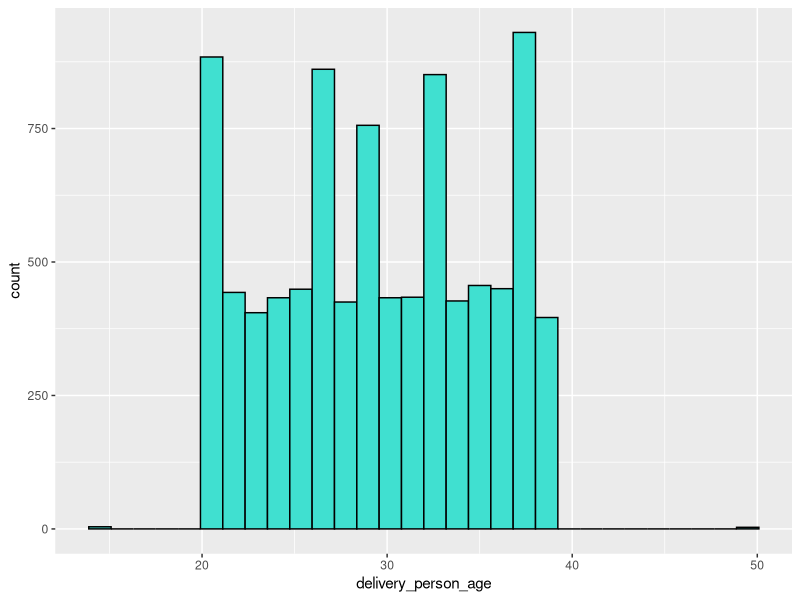
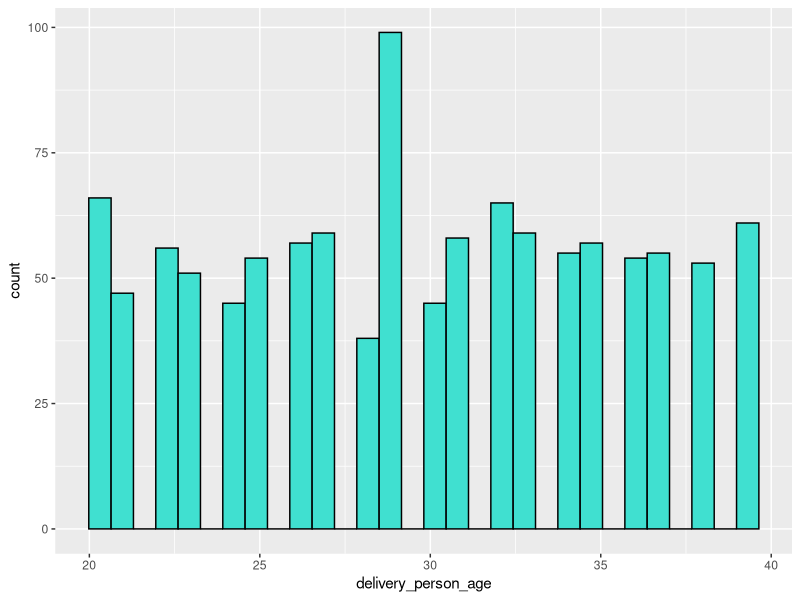
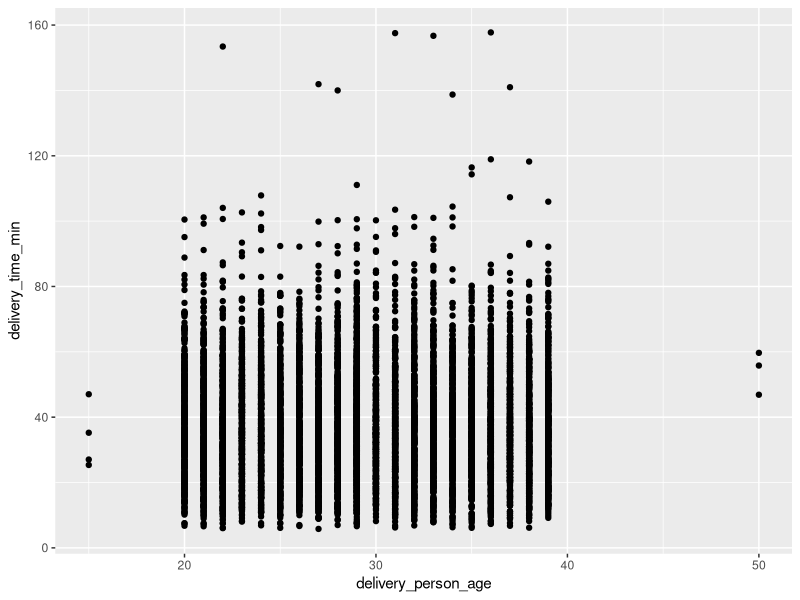
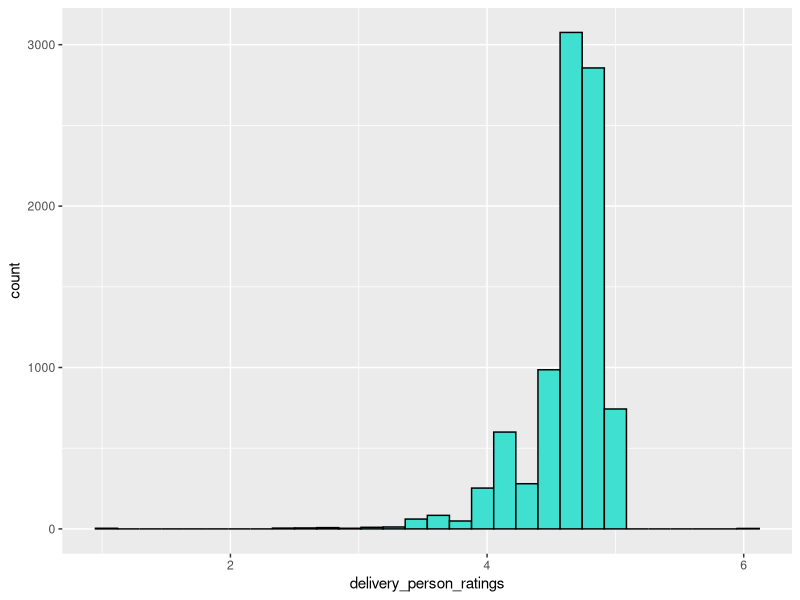
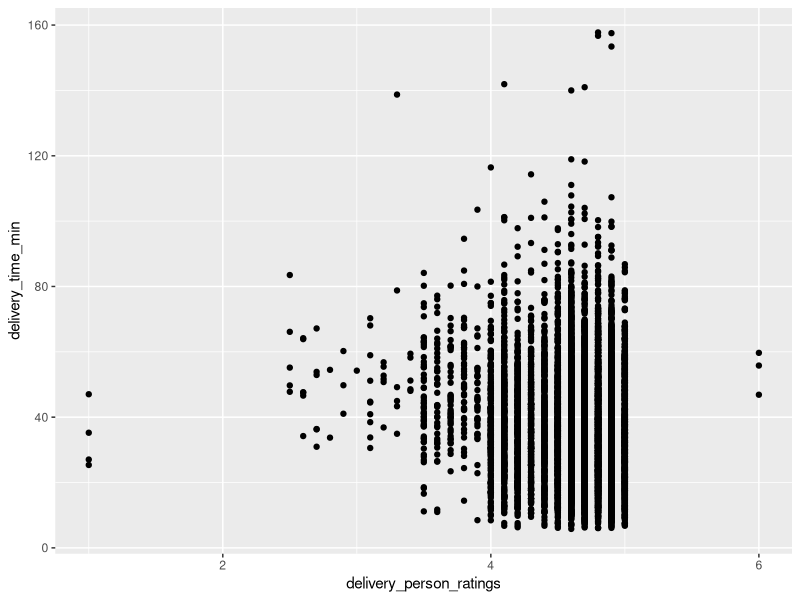
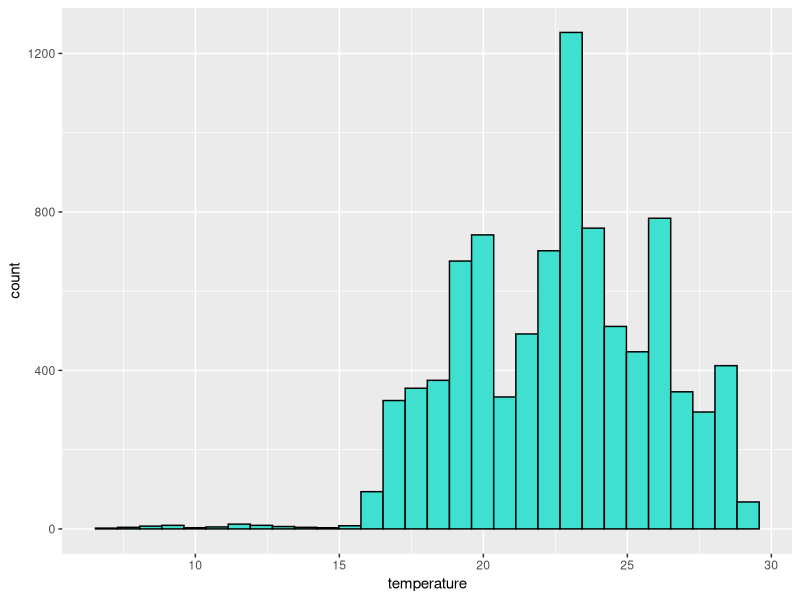
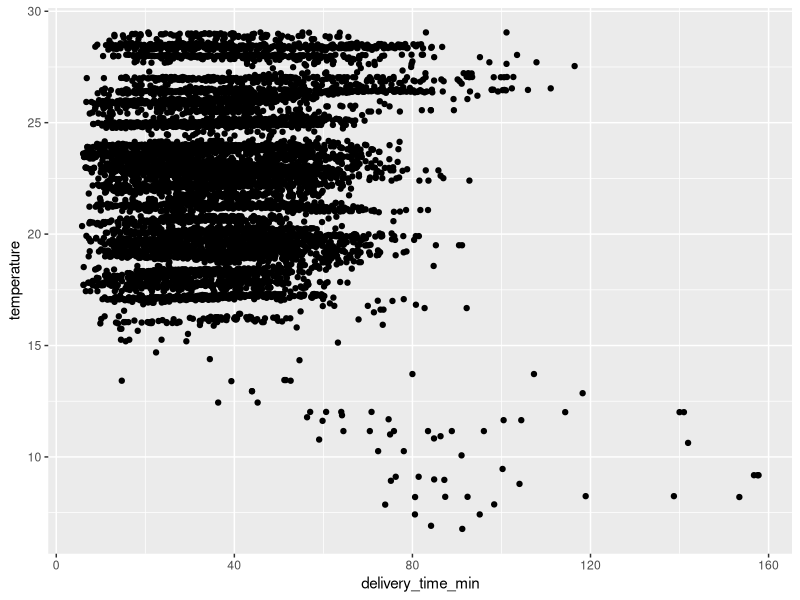
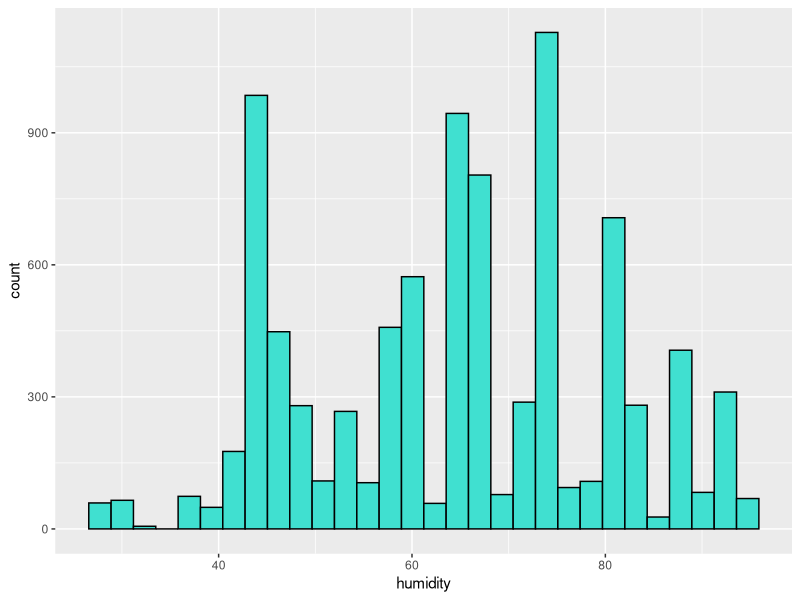

These charts were generated, in order, by the following R code:
if (!require(dplyr)) install.packages("dplyr")
library(dplyr)

if (!require(ggplot2)) install.packages("ggplot2")
library(ggplot2)

data <- read.csv("data/Food_Time_Data_Set.csv")

str(data)

head(data)

# Categorical Columns

## 'Type of order' seems to be a categorical columns, but by default it has a 'chr' type, so it will be converted into a factor column. The same happens with type_of_vehicle, weather_description and traffic_level

data <- data %>% 
  mutate(Type_of_order = as.factor(Type_of_order),
         Type_of_vehicle = as.factor(Type_of_vehicle),
         weather_description = as.factor(weather_description),
         Traffic_Level = as.factor(Traffic_Level))

str(data)

# Numerical columns

## Most numerical columns seem to be correct except for the TARGET column and the 'Distance..km' columns



data <- data %>%
  mutate(Distance..km. = as.numeric(Distance..km.),
         TARGET = as.numeric(TARGET))

## The conversion was done, but NAs were introduced by coercion.

sum(is.na(data$Distance..km.))

sum(is.na(data$TARGET))

## Maybe the NA values in Distance happen to also affect into an NA in TARGET

data %>% 
  filter(is.na(Distance..km.) & is.na(TARGET)) %>% 
  head(.)

## All values shown that have NA in distance also have NA in TARGET. To see if the result is a value close to 921 (the amount of total NA values in Distance), the amount of rows that have NA in both distance and target will be calculated.

data %>% 
  filter(is.na(Distance..km.) & is.na(TARGET)) %>% 
  summarize(nrow(.))

## These values are not useful towards the model later on because these are values that cannot be predicted at all. As a result, these values will be removed from the dataset.

data <- data %>%  
  filter( !(is.na(Distance..km.) & is.na(TARGET)) ) 

## Now, re-calculating the count of na values:

sum(is.na(data$Distance..km.))

sum(is.na(data$TARGET))

## Analyzing the remaining Distance values:

data %>% 
  filter(is.na(Distance..km.))

## It seems that all of the other needed values are still there for these rows, so I will use the restaurant coordinates vs. the delivery location coordinates to fill the distance:
## https://community.esri.com/t5/coordinate-reference-systems-blog/distance-on-a-sphere-the-haversine-formula/ba-p/902128
## https://github.com/rspatial/geosphere

if(!require(geosphere)) install.packages("geosphere", repos = "http://cran.us.r-project.org")

library(geosphere)

new_distances <- data %>%
  filter(is.na(Distance..km.)) %>% 
  rowwise() %>%
  mutate(new_distance = distHaversine(c(Restaurant_longitude, Restaurant_latitude),
                                     c(Delivery_location_longitude, Delivery_location_latitude)) / 1000) %>% 
  head(.) %>% 
  select(Distance..km.,
         new_distance,
         Restaurant_latitude, 
         Restaurant_longitude, 
         Delivery_location_latitude, 
         Delivery_location_longitude,
         TARGET) %>% 
  pull(new_distance)

data[is.na(data$Distance..km.), "Distance..km."] <- new_distances

sum(is.na(data$Distance..km.))

rm(new_distances)

## It can be seen that now there's no more NA values in the Distance..km. column.

## Now analyzing the leftover TARGET NA values:

sum(is.na(data$TARGET))

data[is.na(data$TARGET),]

# The amount of rows that will be in the na-cleaned dataset is:
nrow(data) - sum(is.na(data$TARGET))

## There are 45 missing values in the target variable, because the goal of this study is to train the algorithm on the most accurate data available, then the best option for these NA values is to delete them, since filling them in any way can introduce an incorrect bias that could prevent the model from learning correct patterns from the data.

data <- data[!is.na(data$TARGET),]

nrow(data)

# Variable names

## In the provided dataset there's no standard naming convention for the columns, some start with a capital letter while others don't and some are in all-caps (TARGET and ID) while others aren't.

colnames(data) <- c("id", "delivery_person_id", "delivery_person_age", "delivery_person_ratings",
  "restaurant_latitude", "restaurant_longitude", "delivery_loc_latitude",
  "delivery_loc_longitude", "order_type", "vehicle_type", "temperature", "humidity",
  "precipitation", "weather_type", "X", "traffic_level", "distance", "delivery_time_min")

str(data)

## Now there's a more uniform column name standard.

# Per-column Analysis --------------

#ID Variable

n_distinct(data$id)

nrow(data)

## Interistingly, there are less distinct ID values (9037) than rows (9040).

data %>% 
  group_by(id) %>% 
  summarize(appearances = n()) %>% 
  arrange(desc(appearances))

data %>% 
  filter(id == "6.00E+02")

## There doesn't seem to be any anormal values, the only remarkable detail is that the coordinates of both the restaurant and the delivery destination are similar between entries.

data %>% 
  filter(id == "6.00E+03")

## Again the coordinates are similar, but that's about it.

data %>% 
  filter(id == "9.00E+02")

## In here the longitudes between rows vary greatly, but the latitudes do kind of match.

## In these code blocks the ages of the delivery people differ, so the 'id' itself isn't a unique person identifier.

sum(is.na(data$id))

## There are no null values

# Delivery Person Id

head(data$delivery_person_id, n=8)

n_distinct(data$delivery_person_id)

## In this dataset there's only 1134 different delivery people, meaning that the dataset has multiple deliveries from a single person.

sum(is.na(data$delivery_person_id))

## There are no null values

# Delivery Person Age

head(data$delivery_person_age, n=8)

min(data$delivery_person_age)

max(data$delivery_person_age)

## The ages of the delivery people range from 15 to 50.

data %>% 
  filter(delivery_person_age == 15)

## There's 3 entries of a 15-year-old doing deliveries.

data %>% 
  filter(delivery_person_age == 50)

## There are also 3 entries of a 50 year old delivering.

data %>% 
  ggplot(aes(delivery_person_age)) +
  geom_histogram(col = "black", fill = "turquoise")

## Most ages range from 20 to 40, with 15 and the 50 being the outliers.

## However, this graph can be wrong due to the fact that takes multiple deliveries as a different count for the age.

data %>% 
  distinct(delivery_person_id, .keep_all = TRUE) %>% # grabbing different people or else multiple deliveries would count as multiple ages
  ggplot(aes(delivery_person_age)) +
  geom_histogram(col = "black", fill = "turquoise")

## With this graph, the scale changes and now the 15 and 50 values don't appear. Could this be due to them not having a 'delivery_person_id' (NA)? (No because there are no NA values in 'delivery_person_id') Or maybe the same ID has multiple ages assigned to it (in this case this would be human error)?


data %>% 
  filter(delivery_person_age == 15)

data %>% 
  filter(delivery_person_id == "JAPRES15DEL03") %>% 
  select(delivery_person_age)

## This is a big issue, there are multiple ages assigned to the same delivery_person_id

## Is this a common mistake? Does this happen for each delivery_person_id?

data %>% 
  group_by(delivery_person_id) %>% 
  distinct(delivery_person_age) %>% 
  summarize(distinct_ages = n())

## This is indeed a common mistake, since the docs for this dataset mention: "Delivery_person_ID: A unique identifier assigned to each delivery person for tracking purposes."

## So, the Delivery_person_ID isn't a reliable identifier for a singular person.

## Therefore, an accurate count of each age's different workers (delivery person) cannot be obtained.

## A possible cause for this is that the program made to assign 'delivery_person_id's to workers aren't meant to generate one per worker, instead it could generate one per delivery in real time, and when one delivery_person_id is no longer in use, then it could re-assign it to another delivery, hence another possible driver.


## Checking to see if the driver's age has to do with the delivery time:

data %>% 
  ggplot(aes(delivery_person_age, delivery_time_min)) +
  geom_point(col = "black")

## There's no clear effect of the age on the delivery time.

# Delivery person Ratings -----------

min(data$delivery_person_ratings)

max(data$delivery_person_ratings)

## The rating scale is from 1 to 6, inclusive. This rating scale seems to deviate from 'normal' scales in the sense that most apps have a 1-5 scale or a 1-10 scale, but a 1-6 scale is very uncommon.

data %>% 
  ggplot(aes(delivery_person_ratings)) +
  geom_histogram(col = "black", fill = "turquoise")

## Most delivery people have a rating between 3 and 5. With the other ratings having very low counts.

data %>% 
  filter(delivery_person_ratings > 5)

## An interesting detail is that the only delivery people who have a rating bigger than 5 (6) are 50 year olds. However, due to recent findings stating that the Delivery_person_ID variable cannot identify singular people, this is most likely a single person that is 50 years old that somehow has this 6 rating.

## So again, an accurate count of the number of distinct people (in order to count the amount of people per rating) cannot be obtained.

## Checking on the possible effect of age on delivery time:

data %>% 
  ggplot(aes(x = delivery_person_ratings, y = delivery_time_min)) +
  geom_point(col = "black")

## The rating itself doesn't seem to have an effect on delivery time since all ratings deliver on very similar timeframes.

# Restaurant latitude and longitude 

## Latitude and longitude values can be very raw, they just specify coordinates on a map. However, if a latitude and longitude pairing appears several times in a repeated manner, this means that there are several orders for the same restaurant (since the latitude and longitude pairing uniquely identifies position of a restaurant). This technically assumes that no restaurant can be on top of another (this is very common in malls), so this is to get an idea of the amount of deliveries that possibly come from the same restaurant.

## This can even be studied to see if most people order from the same restaurant and therefore that restaurant needs more time than others in order to prepare the food.

options(pillar.sigfig = 6)

data %>% 
  group_by(restaurant_latitude, restaurant_longitude) %>% 
  summarize(order_count = n()) %>% 
  arrange(desc(order_count))

## 54 orders seem to be from the same restaurant, 48 from another and so on.

## It is important to compare the average delivery time of this popular restaurant with one that has a low delivery count to see if these coordinate pairings introduce a bias on the target variable.

data <- data %>% 
  mutate(restaurant_latitude = round(restaurant_latitude, 4),
         restaurant_longitude = round(restaurant_longitude, 4))

data %>% 
  group_by(restaurant_latitude, restaurant_longitude) %>% 
  summarize(order_count = n()) %>% 
  arrange(desc(order_count))

data %>% 
  filter(restaurant_latitude == 11.0213 & restaurant_longitude == 76.995) %>% 
  summarize(mean_delivery_time = mean(delivery_time_min))

## The most sought-out restaurant has a mean delivery time of almost 35 minutes.

data %>% 
  group_by(restaurant_latitude, restaurant_longitude) %>% 
  summarize(order_count = n()) %>% 
  arrange(order_count)

data %>% 
  filter(restaurant_latitude == 9.9668 & restaurant_longitude == 76.243) %>% 
  summarize(mean_delivery_time = mean(delivery_time_min))

## One of the least ordered restaurant has almost a 36 minute delivery time.

## The average time of both restaurants is extremely similar, indicating that there isn't a 'delay' effect by ordering from a 'popular' restaurant in this case.

# Delivery location

## Again, these coordinate values are very raw so the amount of orders that came from the same home will be calculated. Again, this assumes that no home can be on top of another, and this is almost the norm in terms of capital cities where there exist multiple apartment buildings.

data <- data %>% 
  mutate(delivery_loc_latitude = round(delivery_loc_latitude, 4),
         delivery_loc_longitude = round(delivery_loc_longitude, 4))

data %>% 
  group_by(delivery_loc_latitude, delivery_loc_longitude) %>% 
  summarize(order_count = n()) %>% 
  arrange(desc(order_count))

## There are several 'homes' that ordered 9 times in this data.

# Order type

head(data$order_type, n=8)

data %>% 
  group_by(order_type) %>% 
  summarize(appearances = n(), avg_delivery_time = mean(delivery_time_min)) %>% 
  arrange(desc(appearances))

## Thanks to the output, it can be seen that the most common order type is the snack, followed by the meal, drinks and buffet being the last one.  

## Also, it can be inferred that ordering drinks usually takes longer than ordering meals, this could be due to the fact that these could be low-income orders, so restaurant managers could give a higher priority to meals since these usually cost more than just drinks.

## So the order type does matter when predicting average delivery time.

# Vehicle type

head(data$vehicle_type, n=8)

data %>% 
  group_by(vehicle_type) %>% 
  summarize(appearances = n(), avg_delivery_time = mean(delivery_time_min)) %>% 
  arrange(desc(appearances))

## Interestingly enough, bicycle deliveries are the ones that have the least amount of average delivery time out of the four. This could be due to bicycle riders not taking up on large rides (in the sense of deliveries that are far from the restaurant) due to its increased physicality needed. This added physicality can also explain the low amount of people that use it for delivery purposes.

## This will be calculated for verification:

data %>% 
  group_by(vehicle_type) %>% 
  summarize(appearances = n(),
            avg_delivery_time = mean(delivery_time_min),
            delivery_distance = mean(distance)) %>% 
  arrange(desc(appearances))

## As it was hinted at previously, the bicycle riders indeed have a lower average delivery distance when compared to motorcycle riders for example.

## An interesting remark are the scooter riders. While using a scooter does include physicality during work (but not as much as bicycles do), it still remains the second most-used vehicle type for food transportation.

## All of this hints at the possibility of the vehicle_type having an impact on delivery time.

# Temperature

head(data$temperature, n=8)

## These temperatures seem to be in Celsius rather than Fahrenheit. This isn't specified in the docs.

data %>% 
  ggplot(aes(temperature)) +
  geom_histogram(fill = "turquoise", col = "black")

## Most temperatures seem to be around de 22.5 mark.

## Heat could introduce laziness and exhaustion for the delivery drivers (https://www.belsky-weinberg-horowitz.com/tips-for-avoiding-heat-sickness-while-driving/), so it wouldn't be abnormal to see that higher temperatures lead to higher delivery times:

data %>% 
  ggplot(aes(x = delivery_time_min, y = temperature)) +
  geom_point(fill = "turquoise", col = "black")

## It is surprising to see that the most-heated deliveries are the ones who usually have lower delivery times. However, an argument can be made that states that this could be because people that live closer to these restaurants have a hotter climate than those who live further away. Things like the heat from gas car engines are prejudicial for the climate (therefore hotter temperatures).

## So the temperature seems to correlate to the delivery time (although the effect is very low), but it does so in the contrary sense to the one thought.

# Humidity

head(data$humidity)

min(data$humidity)

max(data$humidity)

# The values of the humidity seem to be percentages (this is the usual metric for the general population). This also isn't described in the dataset docs.

data %>% 
  ggplot(aes(humidity)) +
  geom_histogram(fill = "turquoise", col = "black")

## As per the histogram, it can be seen that the humidity values seem to be pretty scattered, there's no bell-like shaped curve present in the graph.

data %>% 
  ggplot(aes(x = delivery_time_min, y = humidity)) +
  geom_point(col = "black")

## No clear pattern can be extracted on the effect of humidity on delivery time.

# Precipitation

head(data$precipitation, n = 8)

n_distinct(data$precipitation)

min(data$precipitation)

max(data$precipitation)

## The precipitation values don't seem to come in a binary or percentage format.

data %>% 
  ggplot(aes(x = precipitation)) +
  geom_histogram(fill = "turquoise", col = "black")

## The most prominent precipitation value is zero (no rain or snow). All of the other values on the scale barely appear, being almost a line at the bottom of the graph.

## Inspecting those values different to zero:

data %>% 
  filter(precipitation != 0)

## There's just 1 entry that has a value bigger than 1, but this entry marks the weather as "moderate rain", so values bigger than 1 mean that there's definite rain (and not mist) and the .46 shows how heavy the rainfall is.

data %>% 
  ggplot(aes(x = delivery_time_min, y = precipitation)) +
  geom_point(col = "black")

## There's no clear pattern between the precipitation and the delivery time.

# Weather type

data %>% 
  ggplot(aes(x = weather_type, y = precipitation)) +
  geom_boxplot(fill = "turquoise", col = "black")

## The only weather types to have non-zero values are mist and moderate rain.


## Plotting the possible effect of the weather type on delivery time:
data %>% 
  ggplot(aes(x = weather_type, y = delivery_time_min)) +
  geom_boxplot(fill = "turquoise", col = "black")

## The weather_type seems to have an extremely little effect on delivery time (see fog, moderate rain and overcast clouds), but the difference is so small that this could introduce almost no effect over the model.

# X column

head(data$X)

n_distinct(data$X)

## There are only NA values in this column:

data %>% 
  filter(!is.na(X))

## The filter returned 0 rows. Therefore, this column serves no purpose and it will be discarded from the dataset:

data <- data %>% 
  select(-X) 

# Traffic level

## Naturally, traffic is a great cause for arriving late to a location, however, because the vehicle types here aren't 4 wheeled transport means, then I expect the traffic level to have little effect over the delivery time.

data %>% 
  ggplot(aes(x = reorder(traffic_level, delivery_time_min, FUN = median), y = delivery_time_min)) +
  geom_boxplot(fill = "turquoise", col = "black") +
  labs(x = "Traffic Level",
       y = "Delivery Time (m)")

## Despite the vehicle types in the dataset being 2-wheeled, the traffic does have quite a clear correlation with the delivery time.

## So the Traffic level does incur in the delivery time.

# Distance

mean(data$distance)

## The average distance traveled by the delivery people is around 14 kilometers.

data %>% 
  ggplot(aes(distance)) + 
  geom_histogram(fill = "turquoise", col = "black")

## Shorter distances are more common than longer distances.

## The distance itself is naturally a big factor in arrival time to a destination, I expect this to have the same behavior here:

data %>% 
  ggplot(aes(x = distance, y = delivery_time_min)) + 
  geom_point(col = "black") 

## There is a clear line pattern between distance and delivery time, as I expected. The bigger the distance, the greater the delivery time.

# Delivery time 

## This is the target variable.

mean(data$delivery_time_min)

## People usually have to wait around 38 minutes for their food delivery.

data %>% 
  ggplot(aes(delivery_time_min)) + 
  geom_histogram(fill = "turquoise", col = "black")

## Usually, extremely quick deliveries are rare, as well as extremely delayed ones, with the middleground being more common. This behavior is seen in the histogram.

# Handling missing data

sum(is.na(data))

## There's no missing data.

# Handling inconsistent values:

## It was pointed out before that the delivery_person_id column is basically made up of inconsistent values (not the expected behavior for this study), since it can't identify a singular person.

data %>% 
  group_by(delivery_person_id) %>% 
  distinct(delivery_person_age) %>% 
  summarize(distinct_ages = n())

## So this column will be deleted.

data <- data %>% 
  select(-delivery_person_id)

## The 'id' column was also shown to be of little value:
data %>%
  group_by(id) %>%
  summarize(appearances = n()) %>%
  arrange(desc(appearances))

data %>%
  filter(id == "6.00E+02")

## Here the same id is assigned to different people and different deliveries.


data <- data %>% 
  select(-id)

## The 'id' column has been removed.

str(data)

sum(duplicated(data))

## There are no duplicate entries in the data

# Dataset split

if (!require(caret)) install.packages("caret")
library(caret)

set.seed(2025)

train_indexes <- createDataPartition(data$delivery_time_min, p = 0.8, list = FALSE)
train_data <- data[train_indexes,]
test_data <- data[-train_indexes,]

# Outlier deletion

## No outliers will be deleted since important features like the distance correlate very well and give good insights for predicting the delivery time.

# Data Scaling

## Since the models that are going to be used are linear regression and decision trees, then no scaling is needed (both models aren't sensible to scale).

# Feature selection

nums <- lapply(data, is.numeric)
nums <- unlist(nums)

data[, nums]


correlation_matrix <- cor(data[,nums])
correlation_matrix

## These values contain a lot of numbers, so rounding will be used again here for ease-of-read purposes.

correlation_matrix <- round(correlation_matrix, 2)
correlation_matrix

str(correlation_matrix)

head(correlation_matrix)

## Converting the data into a long format (it's currently as a wide format):

if (!require(reshape2)) install.packages("reshape2")
library(reshape2)

correlation_matrix <- melt(correlation_matrix)

head(correlation_matrix)

## Now it can be seen that the relationships between variables are described in just 2 columns, rather than a lot more (as it was before).

## Now creating a correlation heatmap

correlation_matrix %>% 
  ggplot(aes(x = Var1, y = Var2, fill = value)) +
  geom_tile() +
  theme(axis.text.x = element_text(angle = 90),
        axis.title = element_blank())

## It can be seen that distance itself has the lightest color out of all of the possible features, with temperature being the next-lightest. This was hinted at in during the EDA process where both variables were examined (including their effect on delivery time).

## So, thanks to the EDA and the confirmation of this heatmap, the features of the model will be:
## order_type, vehicle_type, temperature, weather_type, traffic_level and distance.


# Model Implementation ------------------------------
